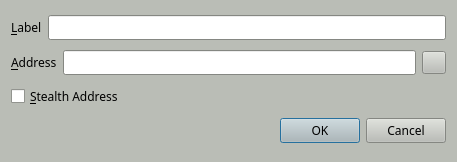
<?xml version="1.0" encoding="UTF-8"?>
<ui version="4.0">
 <class>EditAddressDialog</class>
 <widget class="QDialog" name="EditAddressDialog">
  <property name="geometry">
   <rect>
    <x>0</x>
    <y>0</y>
    <width>457</width>
    <height>162</height>
   </rect>
  </property>
  <property name="palette">
   <palette>
    <active>
     <colorrole role="WindowText">
      <brush brushstyle="SolidPattern">
       <color alpha="255">
        <red>0</red>
        <green>0</green>
        <blue>0</blue>
       </color>
      </brush>
     </colorrole>
     <colorrole role="Button">
      <brush brushstyle="SolidPattern">
       <color alpha="255">
        <red>186</red>
        <green>189</green>
        <blue>182</blue>
       </color>
      </brush>
     </colorrole>
     <colorrole role="Light">
      <brush brushstyle="SolidPattern">
       <color alpha="255">
        <red>255</red>
        <green>255</green>
        <blue>255</blue>
       </color>
      </brush>
     </colorrole>
     <colorrole role="Midlight">
      <brush brushstyle="SolidPattern">
       <color alpha="255">
        <red>220</red>
        <green>222</green>
        <blue>218</blue>
       </color>
      </brush>
     </colorrole>
     <colorrole role="Dark">
      <brush brushstyle="SolidPattern">
       <color alpha="255">
        <red>93</red>
        <green>94</green>
        <blue>91</blue>
       </color>
      </brush>
     </colorrole>
     <colorrole role="Mid">
      <brush brushstyle="SolidPattern">
       <color alpha="255">
        <red>124</red>
        <green>126</green>
        <blue>121</blue>
       </color>
      </brush>
     </colorrole>
     <colorrole role="Text">
      <brush brushstyle="SolidPattern">
       <color alpha="255">
        <red>0</red>
        <green>0</green>
        <blue>0</blue>
       </color>
      </brush>
     </colorrole>
     <colorrole role="BrightText">
      <brush brushstyle="SolidPattern">
       <color alpha="255">
        <red>255</red>
        <green>255</green>
        <blue>255</blue>
       </color>
      </brush>
     </colorrole>
     <colorrole role="ButtonText">
      <brush brushstyle="SolidPattern">
       <color alpha="255">
        <red>0</red>
        <green>0</green>
        <blue>0</blue>
       </color>
      </brush>
     </colorrole>
     <colorrole role="Base">
      <brush brushstyle="SolidPattern">
       <color alpha="255">
        <red>255</red>
        <green>255</green>
        <blue>255</blue>
       </color>
      </brush>
     </colorrole>
     <colorrole role="Window">
      <brush brushstyle="SolidPattern">
       <color alpha="255">
        <red>186</red>
        <green>189</green>
        <blue>182</blue>
       </color>
      </brush>
     </colorrole>
     <colorrole role="Shadow">
      <brush brushstyle="SolidPattern">
       <color alpha="255">
        <red>0</red>
        <green>0</green>
        <blue>0</blue>
       </color>
      </brush>
     </colorrole>
     <colorrole role="AlternateBase">
      <brush brushstyle="SolidPattern">
       <color alpha="255">
        <red>220</red>
        <green>222</green>
        <blue>218</blue>
       </color>
      </brush>
     </colorrole>
     <colorrole role="ToolTipBase">
      <brush brushstyle="SolidPattern">
       <color alpha="255">
        <red>255</red>
        <green>255</green>
        <blue>220</blue>
       </color>
      </brush>
     </colorrole>
     <colorrole role="ToolTipText">
      <brush brushstyle="SolidPattern">
       <color alpha="255">
        <red>0</red>
        <green>0</green>
        <blue>0</blue>
       </color>
      </brush>
     </colorrole>
    </active>
    <inactive>
     <colorrole role="WindowText">
      <brush brushstyle="SolidPattern">
       <color alpha="255">
        <red>0</red>
        <green>0</green>
        <blue>0</blue>
       </color>
      </brush>
     </colorrole>
     <colorrole role="Button">
      <brush brushstyle="SolidPattern">
       <color alpha="255">
        <red>186</red>
        <green>189</green>
        <blue>182</blue>
       </color>
      </brush>
     </colorrole>
     <colorrole role="Light">
      <brush brushstyle="SolidPattern">
       <color alpha="255">
        <red>255</red>
        <green>255</green>
        <blue>255</blue>
       </color>
      </brush>
     </colorrole>
     <colorrole role="Midlight">
      <brush brushstyle="SolidPattern">
       <color alpha="255">
        <red>220</red>
        <green>222</green>
        <blue>218</blue>
       </color>
      </brush>
     </colorrole>
     <colorrole role="Dark">
      <brush brushstyle="SolidPattern">
       <color alpha="255">
        <red>93</red>
        <green>94</green>
        <blue>91</blue>
       </color>
      </brush>
     </colorrole>
     <colorrole role="Mid">
      <brush brushstyle="SolidPattern">
       <color alpha="255">
        <red>124</red>
        <green>126</green>
        <blue>121</blue>
       </color>
      </brush>
     </colorrole>
     <colorrole role="Text">
      <brush brushstyle="SolidPattern">
       <color alpha="255">
        <red>0</red>
        <green>0</green>
        <blue>0</blue>
       </color>
      </brush>
     </colorrole>
     <colorrole role="BrightText">
      <brush brushstyle="SolidPattern">
       <color alpha="255">
        <red>255</red>
        <green>255</green>
        <blue>255</blue>
       </color>
      </brush>
     </colorrole>
     <colorrole role="ButtonText">
      <brush brushstyle="SolidPattern">
       <color alpha="255">
        <red>0</red>
        <green>0</green>
        <blue>0</blue>
       </color>
      </brush>
     </colorrole>
     <colorrole role="Base">
      <brush brushstyle="SolidPattern">
       <color alpha="255">
        <red>255</red>
        <green>255</green>
        <blue>255</blue>
       </color>
      </brush>
     </colorrole>
     <colorrole role="Window">
      <brush brushstyle="SolidPattern">
       <color alpha="255">
        <red>186</red>
        <green>189</green>
        <blue>182</blue>
       </color>
      </brush>
     </colorrole>
     <colorrole role="Shadow">
      <brush brushstyle="SolidPattern">
       <color alpha="255">
        <red>0</red>
        <green>0</green>
        <blue>0</blue>
       </color>
      </brush>
     </colorrole>
     <colorrole role="AlternateBase">
      <brush brushstyle="SolidPattern">
       <color alpha="255">
        <red>220</red>
        <green>222</green>
        <blue>218</blue>
       </color>
      </brush>
     </colorrole>
     <colorrole role="ToolTipBase">
      <brush brushstyle="SolidPattern">
       <color alpha="255">
        <red>255</red>
        <green>255</green>
        <blue>220</blue>
       </color>
      </brush>
     </colorrole>
     <colorrole role="ToolTipText">
      <brush brushstyle="SolidPattern">
       <color alpha="255">
        <red>0</red>
        <green>0</green>
        <blue>0</blue>
       </color>
      </brush>
     </colorrole>
    </inactive>
    <disabled>
     <colorrole role="WindowText">
      <brush brushstyle="SolidPattern">
       <color alpha="255">
        <red>93</red>
        <green>94</green>
        <blue>91</blue>
       </color>
      </brush>
     </colorrole>
     <colorrole role="Button">
      <brush brushstyle="SolidPattern">
       <color alpha="255">
        <red>186</red>
        <green>189</green>
        <blue>182</blue>
       </color>
      </brush>
     </colorrole>
     <colorrole role="Light">
      <brush brushstyle="SolidPattern">
       <color alpha="255">
        <red>255</red>
        <green>255</green>
        <blue>255</blue>
       </color>
      </brush>
     </colorrole>
     <colorrole role="Midlight">
      <brush brushstyle="SolidPattern">
       <color alpha="255">
        <red>220</red>
        <green>222</green>
        <blue>218</blue>
       </color>
      </brush>
     </colorrole>
     <colorrole role="Dark">
      <brush brushstyle="SolidPattern">
       <color alpha="255">
        <red>93</red>
        <green>94</green>
        <blue>91</blue>
       </color>
      </brush>
     </colorrole>
     <colorrole role="Mid">
      <brush brushstyle="SolidPattern">
       <color alpha="255">
        <red>124</red>
        <green>126</green>
        <blue>121</blue>
       </color>
      </brush>
     </colorrole>
     <colorrole role="Text">
      <brush brushstyle="SolidPattern">
       <color alpha="255">
        <red>93</red>
        <green>94</green>
        <blue>91</blue>
       </color>
      </brush>
     </colorrole>
     <colorrole role="BrightText">
      <brush brushstyle="SolidPattern">
       <color alpha="255">
        <red>255</red>
        <green>255</green>
        <blue>255</blue>
       </color>
      </brush>
     </colorrole>
     <colorrole role="ButtonText">
      <brush brushstyle="SolidPattern">
       <color alpha="255">
        <red>93</red>
        <green>94</green>
        <blue>91</blue>
       </color>
      </brush>
     </colorrole>
     <colorrole role="Base">
      <brush brushstyle="SolidPattern">
       <color alpha="255">
        <red>186</red>
        <green>189</green>
        <blue>182</blue>
       </color>
      </brush>
     </colorrole>
     <colorrole role="Window">
      <brush brushstyle="SolidPattern">
       <color alpha="255">
        <red>186</red>
        <green>189</green>
        <blue>182</blue>
       </color>
      </brush>
     </colorrole>
     <colorrole role="Shadow">
      <brush brushstyle="SolidPattern">
       <color alpha="255">
        <red>0</red>
        <green>0</green>
        <blue>0</blue>
       </color>
      </brush>
     </colorrole>
     <colorrole role="AlternateBase">
      <brush brushstyle="SolidPattern">
       <color alpha="255">
        <red>186</red>
        <green>189</green>
        <blue>182</blue>
       </color>
      </brush>
     </colorrole>
     <colorrole role="ToolTipBase">
      <brush brushstyle="SolidPattern">
       <color alpha="255">
        <red>255</red>
        <green>255</green>
        <blue>220</blue>
       </color>
      </brush>
     </colorrole>
     <colorrole role="ToolTipText">
      <brush brushstyle="SolidPattern">
       <color alpha="255">
        <red>0</red>
        <green>0</green>
        <blue>0</blue>
       </color>
      </brush>
     </colorrole>
    </disabled>
   </palette>
  </property>
  <property name="windowTitle">
   <string>Edit Address</string>
  </property>
  <layout class="QGridLayout" name="gridLayout_2">
   <item row="0" column="0">
    <layout class="QHBoxLayout" name="horizontalLayout_4">
     <item>
      <widget class="QLabel" name="label">
       <property name="font">
        <font>
         <family>Sawasdee</family>
        </font>
       </property>
       <property name="text">
        <string>&amp;Label</string>
       </property>
       <property name="buddy">
        <cstring>labelEdit</cstring>
       </property>
      </widget>
     </item>
     <item>
      <widget class="QLineEdit" name="labelEdit">
       <property name="font">
        <font>
         <family>Sawasdee</family>
        </font>
       </property>
       <property name="toolTip">
        <string>The label associated with this address book entry</string>
       </property>
      </widget>
     </item>
    </layout>
   </item>
   <item row="1" column="0">
    <layout class="QHBoxLayout" name="horizontalLayout_3">
     <item>
      <widget class="QLabel" name="label_2">
       <property name="font">
        <font>
         <family>Sawasdee</family>
        </font>
       </property>
       <property name="text">
        <string>&amp;Address</string>
       </property>
       <property name="buddy">
        <cstring>addressEdit</cstring>
       </property>
      </widget>
     </item>
     <item>
      <widget class="QLineEdit" name="addressEdit">
       <property name="font">
        <font>
         <family>Sawasdee</family>
        </font>
       </property>
       <property name="toolTip">
        <string>The address associated with this address book entry. This can only be modified for sending addresses.</string>
       </property>
      </widget>
     </item>
     <item>
      <widget class="QToolButton" name="EditAddressPasteButton">
       <property name="font">
        <font>
         <family>Sawasdee</family>
        </font>
       </property>
       <property name="toolTip">
        <string>Paste address from clipboard</string>
       </property>
       <property name="text">
        <string/>
       </property>
       <property name="icon">
        <iconset resource="../syndicate.qrc">
         <normaloff>:/icons/editpaste</normaloff>:/icons/editpaste</iconset>
       </property>
       <property name="shortcut">
        <string>Alt+P</string>
       </property>
      </widget>
     </item>
    </layout>
   </item>
   <item row="2" column="0">
    <widget class="QCheckBox" name="stealthCB">
     <property name="font">
      <font>
       <family>Sawasdee</family>
      </font>
     </property>
     <property name="text">
      <string>&amp;Stealth Address</string>
     </property>
    </widget>
   </item>
   <item row="3" column="0">
    <widget class="QDialogButtonBox" name="buttonBox">
     <property name="font">
      <font>
       <family>Sawasdee</family>
      </font>
     </property>
     <property name="orientation">
      <enum>Qt::Horizontal</enum>
     </property>
     <property name="standardButtons">
      <set>QDialogButtonBox::Cancel|QDialogButtonBox::Ok</set>
     </property>
    </widget>
   </item>
  </layout>
 </widget>
 <resources>
  <include location="../syndicate.qrc"/>
 </resources>
 <connections>
  <connection>
   <sender>buttonBox</sender>
   <signal>accepted()</signal>
   <receiver>EditAddressDialog</receiver>
   <slot>accept()</slot>
   <hints>
    <hint type="sourcelabel">
     <x>248</x>
     <y>254</y>
    </hint>
    <hint type="destinationlabel">
     <x>157</x>
     <y>274</y>
    </hint>
   </hints>
  </connection>
  <connection>
   <sender>buttonBox</sender>
   <signal>rejected()</signal>
   <receiver>EditAddressDialog</receiver>
   <slot>reject()</slot>
   <hints>
    <hint type="sourcelabel">
     <x>316</x>
     <y>260</y>
    </hint>
    <hint type="destinationlabel">
     <x>286</x>
     <y>274</y>
    </hint>
   </hints>
  </connection>
 </connections>
</ui>
